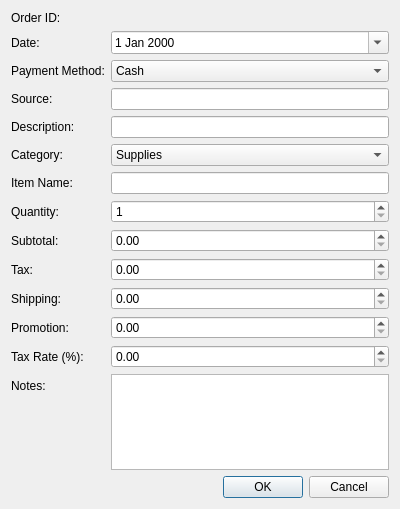
<?xml version="1.0" encoding="UTF-8"?>
<ui version="4.0">
 <class>AddExpense</class>
 <widget class="QDialog" name="AddExpense">
  <property name="geometry">
   <rect>
    <x>0</x>
    <y>0</y>
    <width>400</width>
    <height>509</height>
   </rect>
  </property>
  <property name="windowTitle">
   <string>Add Expense</string>
  </property>
  <layout class="QVBoxLayout" name="verticalLayout">
   <item>
    <layout class="QFormLayout" name="formLayout">
     <item row="0" column="0">
      <widget class="QLabel" name="orderIdLabel">
       <property name="text">
        <string>Order ID:</string>
       </property>
      </widget>
     </item>
     <item row="0" column="1">
      <widget class="QLabel" name="orderIdDisplay">
       <property name="text">
        <string/>
       </property>
      </widget>
     </item>
     <item row="1" column="0">
      <widget class="QLabel" name="dateLabel">
       <property name="text">
        <string>Date:</string>
       </property>
      </widget>
     </item>
     <item row="1" column="1">
      <widget class="QDateEdit" name="dateEdit">
       <property name="calendarPopup">
        <bool>true</bool>
       </property>
      </widget>
     </item>
     <item row="2" column="0">
      <widget class="QLabel" name="paymentMethodLabel">
       <property name="text">
        <string>Payment Method:</string>
       </property>
      </widget>
     </item>
     <item row="2" column="1">
      <widget class="QComboBox" name="paymentMethodCombo">
       <item>
        <property name="text">
         <string>Cash</string>
        </property>
       </item>
       <item>
        <property name="text">
         <string>Card</string>
        </property>
       </item>
       <item>
        <property name="text">
         <string>Venmo</string>
        </property>
       </item>
      </widget>
     </item>
     <item row="3" column="0">
      <widget class="QLabel" name="sourceLabel">
       <property name="text">
        <string>Source:</string>
       </property>
      </widget>
     </item>
     <item row="3" column="1">
      <widget class="QLineEdit" name="sourceEdit"/>
     </item>
     <item row="4" column="0">
      <widget class="QLabel" name="descriptionLabel">
       <property name="text">
        <string>Description:</string>
       </property>
      </widget>
     </item>
     <item row="4" column="1">
      <widget class="QLineEdit" name="descriptionEdit"/>
     </item>
     <item row="5" column="0">
      <widget class="QLabel" name="categoryLabel">
       <property name="text">
        <string>Category:</string>
       </property>
      </widget>
     </item>
     <item row="5" column="1">
      <widget class="QComboBox" name="categoryCombo">
       <item>
        <property name="text">
         <string>Supplies</string>
        </property>
       </item>
       <item>
        <property name="text">
         <string>Equipment</string>
        </property>
       </item>
       <item>
        <property name="text">
         <string>Marketing</string>
        </property>
       </item>
      </widget>
     </item>
     <item row="6" column="1">
      <widget class="QLineEdit" name="itemNameEdit"/>
     </item>
     <item row="7" column="0">
      <widget class="QLabel" name="quantityLabel">
       <property name="text">
        <string>Quantity:</string>
       </property>
      </widget>
     </item>
     <item row="7" column="1">
      <widget class="QSpinBox" name="quantitySpinBox">
       <property name="minimum">
        <number>1</number>
       </property>
      </widget>
     </item>
     <item row="8" column="0">
      <widget class="QLabel" name="itemSubtotalLabel">
       <property name="text">
        <string>Subtotal:</string>
       </property>
      </widget>
     </item>
     <item row="8" column="1">
      <widget class="QDoubleSpinBox" name="itemSubtotalSpinBox">
       <property name="decimals">
        <number>2</number>
       </property>
       <property name="maximum">
        <double>999999.989999999990687</double>
       </property>
      </widget>
     </item>
     <item row="9" column="0">
      <widget class="QLabel" name="itemTaxLabel">
       <property name="text">
        <string>Tax:</string>
       </property>
      </widget>
     </item>
     <item row="9" column="1">
      <widget class="QDoubleSpinBox" name="itemTaxSpinBox">
       <property name="decimals">
        <number>2</number>
       </property>
       <property name="maximum">
        <double>999999.989999999990687</double>
       </property>
      </widget>
     </item>
     <item row="10" column="0">
      <widget class="QLabel" name="itemShippingLabel">
       <property name="text">
        <string>Shipping:</string>
       </property>
      </widget>
     </item>
     <item row="10" column="1">
      <widget class="QDoubleSpinBox" name="itemShippingSpinBox">
       <property name="decimals">
        <number>2</number>
       </property>
       <property name="maximum">
        <double>999999.989999999990687</double>
       </property>
      </widget>
     </item>
     <item row="11" column="0">
      <widget class="QLabel" name="itemPromotionLabel">
       <property name="text">
        <string>Promotion:</string>
       </property>
      </widget>
     </item>
     <item row="11" column="1">
      <widget class="QDoubleSpinBox" name="itemPromotionSpinBox">
       <property name="decimals">
        <number>2</number>
       </property>
       <property name="maximum">
        <double>999999.989999999990687</double>
       </property>
      </widget>
     </item>
     <item row="12" column="0">
      <widget class="QLabel" name="itemTaxRateLabel">
       <property name="text">
        <string>Tax Rate (%):</string>
       </property>
      </widget>
     </item>
     <item row="12" column="1">
      <widget class="QDoubleSpinBox" name="itemTaxRateSpinBox">
       <property name="decimals">
        <number>2</number>
       </property>
       <property name="maximum">
        <double>100.000000000000000</double>
       </property>
      </widget>
     </item>
     <item row="13" column="0">
      <widget class="QLabel" name="notesLabel">
       <property name="text">
        <string>Notes:</string>
       </property>
      </widget>
     </item>
     <item row="13" column="1">
      <widget class="QTextEdit" name="notesEdit"/>
     </item>
     <item row="6" column="0">
      <widget class="QLabel" name="itemNameLabel">
       <property name="text">
        <string>Item Name:</string>
       </property>
      </widget>
     </item>
    </layout>
   </item>
   <item>
    <widget class="QDialogButtonBox" name="buttonBox">
     <property name="standardButtons">
      <set>QDialogButtonBox::StandardButton::Cancel|QDialogButtonBox::StandardButton::Ok</set>
     </property>
    </widget>
   </item>
  </layout>
 </widget>
 <resources/>
 <connections/>
</ui>
